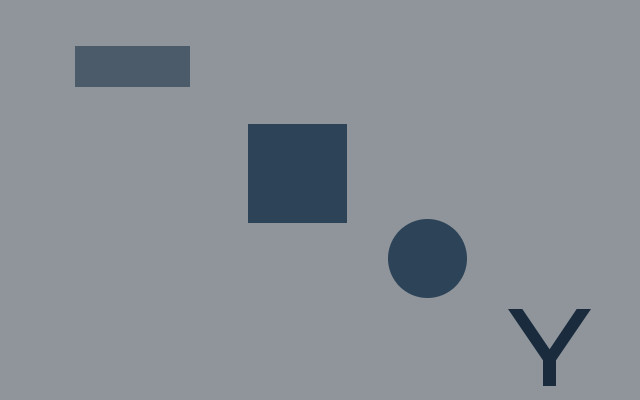
%> input picture Image_Processing_prt1/Database/Database/Objects/Objects2.jpg, 640 x 400 px
$ octave zad1_instr4.m   (GNU Octave 9; MATLAB toolbox functions it lacks are replaced by stand-ins)
%> lines starting %> are read from the running program, lines starting %| are printed output that depends on the picture; in (x1, y1, x2, y2) boxes, pixels count from 0 and x2, y2 are one past the last pixel; in counts of white or black regions, pixels touching at a corner belong together; the program's own positions count from 1
clc
close all
clear all

im = imread("Objects2.jpg");
%> im is the input picture: size 400x640x3 uint8; mean R, G, B 136.3, 142.5, 149.6
figure(1)
imshow(im);

threshold = graythresh(im);
%> threshold = 0.427
imbw = im2bw(im,threshold);
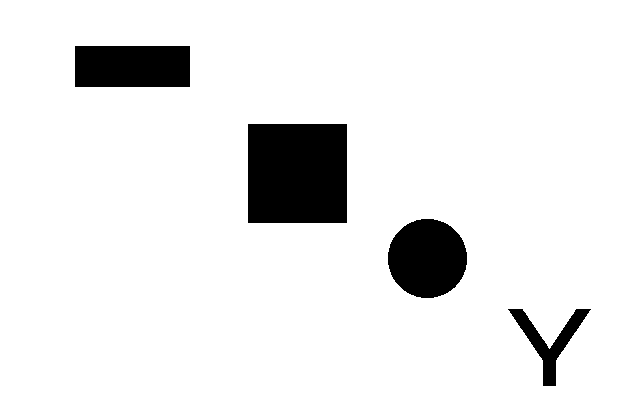
%> imbw: size 400x640 logical; 91.7% white; 4 black regions, box (x1, y1, x2, y2) and area: (248, 124, 347, 223) 9801, (388, 219, 467, 298) 4911, (75, 46, 190, 87) 4715, (508, 309, 591, 386) 1733
imbw = ~imbw
%> imbw: size 400x640 logical; 8.3% white; 4 white regions
figure(3)
imshow(imbw)
%%
[im_lb, num] = bwlabel(imbw, 4)
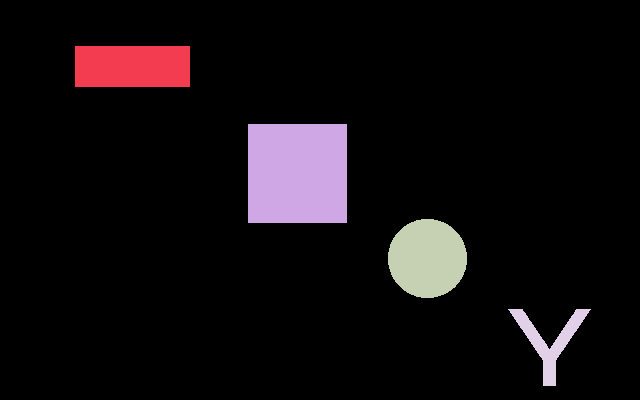
%> im_lb: size 400x640 double; 5 distinct labels, from 0 to 4; one colour per label, 0 black
%> num = 4

regionprops = regionprops(im_lb, 'all')
%> regionprops = 4 regions; box (x1, y1, x2, y2), Area, Centroid, EulerNumber, Extent and FilledArea: (248, 124, 347, 223) 9801 [298 174] 1 1 9801, (388, 219, 467, 298) 4911 [428 259] 1 0.787 4911, (75, 46, 190, 87) 4715 [133 67] 1 1 4715, (508, 309, 591, 386) 1733 [550 341.4] 1 0.271 1733
